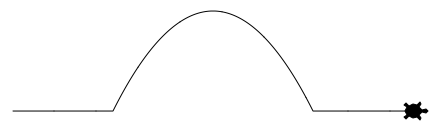

Write the Python code that produced this figure.
from turtle import *
from canvasvg import *
def func(x): 
    if x<100: return 0
    elif x>300: return 0
    else: return 100-(x-200)**2/100 
for t in range(400): goto(t,func(t))
pu()
home()
shape('turtle')
for t in range(400): goto(t,func(t))
saveall('roller_coaster.svg',Screen()._canvas)
